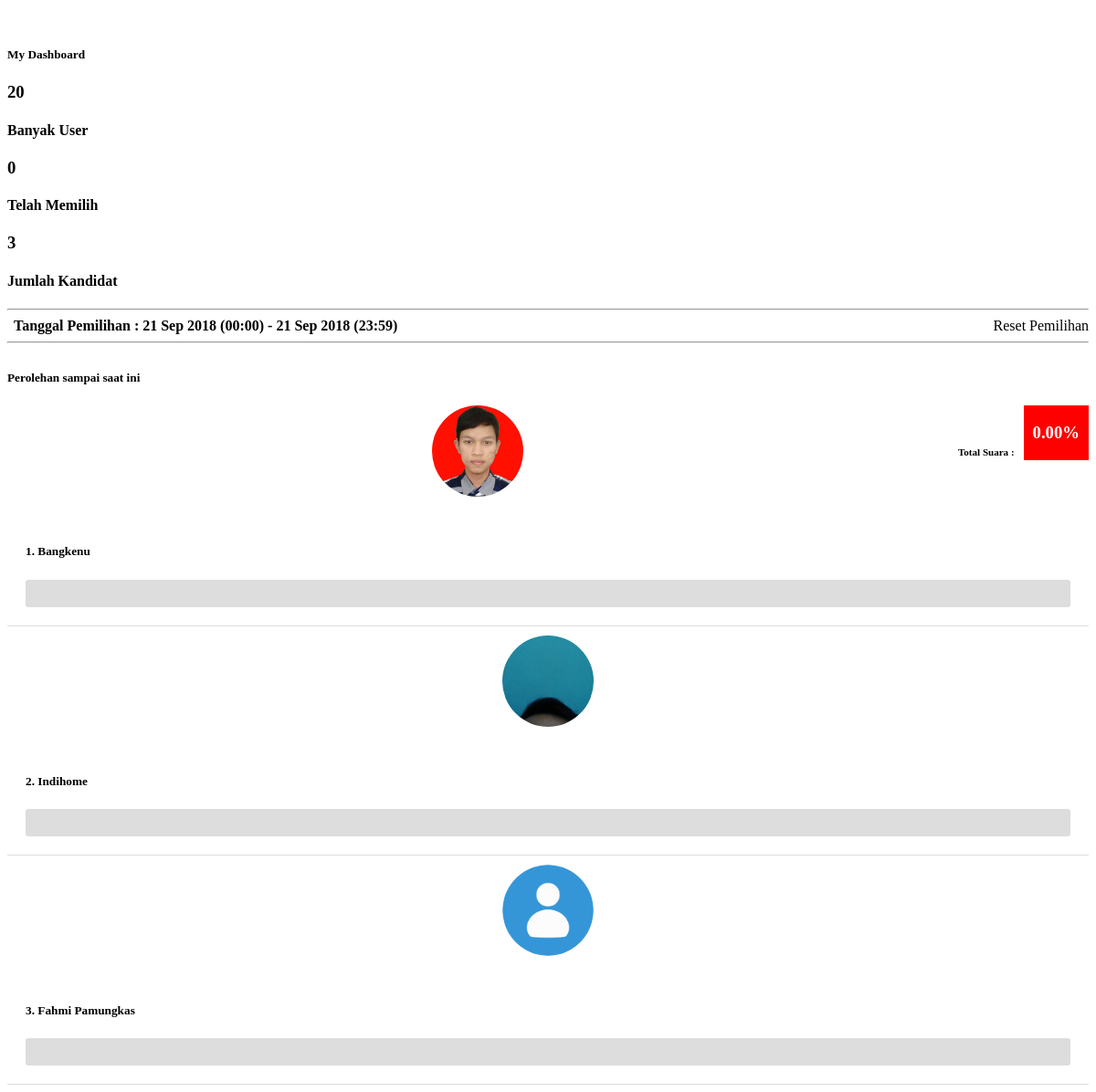
The page /index.php/admin/reset_pemilihan on the database its author committed.
### tables this page shows
CREATE TABLE `pemilihan` (
  `id_pemilihan` int(3) NOT NULL,
  `tgl_mulai` datetime NOT NULL,
  `tgl_akhir` datetime NOT NULL
);

CREATE TABLE `calon` (
  `id_calon` int(3) NOT NULL,
  `nis` varchar(15) NOT NULL,
  `nomor` int(1) NOT NULL
);

CREATE TABLE `user` (
  `username` varchar(15) NOT NULL,
  `password` varchar(50) NOT NULL,
  `nama` varchar(50) NOT NULL,
  `tempat_lahir` varchar(20) NOT NULL,
  `tgl_lahir` date NOT NULL,
  `foto` varchar(50) NOT NULL,
  `level` varchar(1) NOT NULL,
  `posisi` varchar(1) NOT NULL,
  `status` varchar(1) NOT NULL
);

CREATE TABLE `kandidat` (
  `id_kandidat` int(2) NOT NULL,
  `id_vismis` int(3) NOT NULL,
  `no_calon` int(1) NOT NULL,
  `tipe` int(1) NOT NULL,
  `jumlah` int(5) NOT NULL
);

### application/controllers/Admin.php (called while the page is built, shortened)
<?php
class Admin extends CI_Controller
{
	function __construct()
	{
		$this->load->library('session');
		$this->load->library('pagination');
		$this->load->library('form_validation');
		$this->load->model('Model_user');
		$this->load->model('Kelas');
		$this->load->model('Kandidat');
	}
    function reset_pemilihan()
    {
        $this->Overview();
    }
	function Overview($tgl=null)
	{
        $data['pemilihan'] = $this->Kandidat->get_waktu_pemilihan();
        $data['kandidat'] = $this->Kandidat->get_kandidat();
        $data['calon'] = $this->Kandidat->get_data_calon();
        $data['jml_kandidat'] = $this->Kandidat->cek_kandidat();
        $data['jml_user'] = $this->Model_user->jml_user();
        $data['jml_voting'] = $this->Model_user->jml_voting();
		$this->load->view('admin/overview',$data);
	}
} ?>

### index.php (called while the page is built, shortened)
<?php
require_once BASEPATH.'core/CodeIgniter.php';

### application/models/Kandidat.php (called while the page is built, shortened)
<?php
class Kandidat extends CI_Model
{
	function get_kandidat()
	{
		$data = $this->db->get('kandidat')->result_array();
		return $data;
	}
	function get_data_calon()
	{
		$this->db->select('*');
		$this->db->from('calon');
		$this->db->join('user', 'user.username = calon.nis');
		$data = $this->db->get()->result_array();
		return $data;
	}
	function get_waktu_pemilihan()
	{
		$data = $this->db->get('pemilihan')->row();
		return $data;
	}
}
 ?>

### application/views/admin/overview.php (the view, shortened to what this page needs)
<header class="w3-container ajax-result" data-ajax='overview' style="padding-top:22px">
  <h5><b><i class="fa fa-tachometer-alt"></i> My Dashboard</b></h5>
</header>
<link rel="stylesheet" href="<?php echo base_url('public/css/overview.css'); ?>">
<div class="w3-row-padding w3-margin-bottom">
  <div class="w3-quarter">
    <div class="w3-container w3-teal w3-text-white w3-padding-16 overview">
      <div class="w3-right">
        <h3><?php echo $jml_user ?></h3>
      </div>
      <h4>Banyak User</h4>
    </div>
  </div>
  <div class="w3-quarter">
    <div class="w3-container w3-blue w3-padding-16 overview">
      <div class="w3-right">
        <h3 id="jml_voting"><?php echo $jml_voting ?></h3>
      </div>
      <h4>Telah Memilih</h4>
    </div>
  </div>
  <div class="w3-quarter">
    <div class="w3-container w3-red w3-padding-16 overview">
      <div class="w3-right">
        <h3><?php echo $jml_kandidat ?></h3>
      </div>
      <h4>Jumlah Kandidat</h4>
    </div>
  </div>
</div>
<main class="container">
  <hr>
  <?php if ($pemilihan==''): ?>
  <div class="card" style="width: 40%">
      <div class="card-body">
        <label for="" class="">Tentukan Tanggal Pemilihan :</label>
        <form action="" id="form-tgl-pemilihan">
          <input type="date" class="form-control" name="tgl_mulai" style="margin-bottom: 10px">
        <label for="" class="">Tentukan Tanggal Berrakhir :</label>
          <input type="date" class="form-control" name="tgl_akhir" style="margin-bottom: 10px">
          <input type="submit" class="btn btn-success" value="Set">
        </form>
      </div>
  </div>
  <?php else: ?>
        <?php
          $d_m = strtotime($pemilihan->tgl_mulai);
          $d_a = strtotime($pemilihan->tgl_akhir);
        ?>
      <div class="card" style="overflow: hidden;">
        <div class="card-body bg-info">
          <label for="" class="nomar " style="padding: 7px;"><b>Tanggal Pemilihan : <?php echo date('d M Y (H:i)',$d_m); ?> - <?php echo date('d M Y (H:i)',$d_a); ?></b></label>
            <div class="btn btn-danger" id="reset-pemilihan" style="float: right;">
              Reset Pemilihan
            </div>
        </div>
      </div>
  <?php endif ?>
  <?php if ($pemilihan<>array()): ?>
    <hr>
    <div class="card" id="voting-result" style="overflow: hidden;">
      <div class=" bg-primary row nopad nomar">
        <div class="col-6  card-body">
          <h5 class="nomar text-white" style="">Perolehan sampai saat ini</h5>
        </div>
        <div class="col-6 " style="padding-right: 0">
          <div class="" style="float: right;background: red">
            <h3 style="margin: 0;line-height: 60px;color: #fff;padding:0 10px"> <?php echo number_format($jml_voting/$jml_user*100,2)."%"; ?></h3>
          </div>
          <div style="float: right;">
            <h5 style="text-align: right;line-height: 58px; padding: 0 10px;font-weight: bold;" class="nomar"><small>Total Suara :</small></h5>
          </div>
        </div>
      </div>
      <?php foreach ($kandidat as $k): ?>
        <?php foreach ($calon as $c): ?>
          <?php if ($c['nomor']==$k['no_calon']): ?>
            <div  class="card-body row nopad nomar" style="border-bottom: 1px #ddd solid">
              <div class="col-2">
                <div class="img-container">
                  <?php if ($c['foto']==''): ?>
                    <img src="<?php echo base_url('public/img/main/user.png'); ?>" alt="">
                  <?php else: ?>
                    <img src="<?php echo base_url($c['foto']) ?>" alt="" onerror="this.onerror=null;this.src='<?php echo base_url('public/img/main/user.png'); ?>';">
                  <?php endif ?>
                </div>
              </div>
              <div class="col-10" style="padding: 20px;">
                <div class="nama-kandidat">
                  <h5><?php echo $k['no_calon']; ?>. <?php echo $c['nama']; ?></h5>
                </div>
                <div class="total-bar" style="">
                <?php
                  if ($jml_voting==0) {
                    $persen = number_format(0,2);
                  }else{
                    $persen = $this->Kandidat->jml_voting_kandidat($k['no_calon'])/$jml_voting*100;
                  }
                 ?>
                  <h5 class="persen-text" data-percent=""> <?php echo round($persen,2); ?> %</h5>
                  <h5 class="jml-text" data-percent=""> <?php echo $this->Kandidat->jml_voting_kandidat($k['no_calon']); ?> Suara</h5>
                </div>
              </div>
            </div>
          <?php endif ?>
        <?php endforeach ?>
      <?php endforeach ?>
    </div>
  <?php endif ?>
</main>

### public/css/overview.css (style rules this page uses)
.img-container > img { width: 100%; }
.img-container { overflow: hidden; margin: 10px auto; height: 100px; width: 100px; border-radius: 100%; }
.total-bar h5 { position: absolute; line-height: 30px; right: 0; top: 0; padding-right: 10px; }
.total-bar { position: relative; width: 100%; background: #ddd; height: 30px; border-radius: 3px; overflow: hidden; }
h5.jml-text { right:80px !important; }

### rows shown on the page
pemilihan: tgl_mulai "21 Sep 2018 (00:00)", tgl_akhir "21 Sep 2018 (23:59)"
kandidat: no_calon "1"
calon: user.foto (picture), user.nama "Bangkenu"
kandidat: no_calon "2"
calon: user.foto (picture), user.nama "Indihome"
kandidat: no_calon "3"
calon: shows a picture, user.nama "Fahmi Pamungkas"

### other values the page prints
$jml_user "20"
$jml_voting "0"
$jml_kandidat "3"
$jml_voting/$jml_user*100 "0.00"
